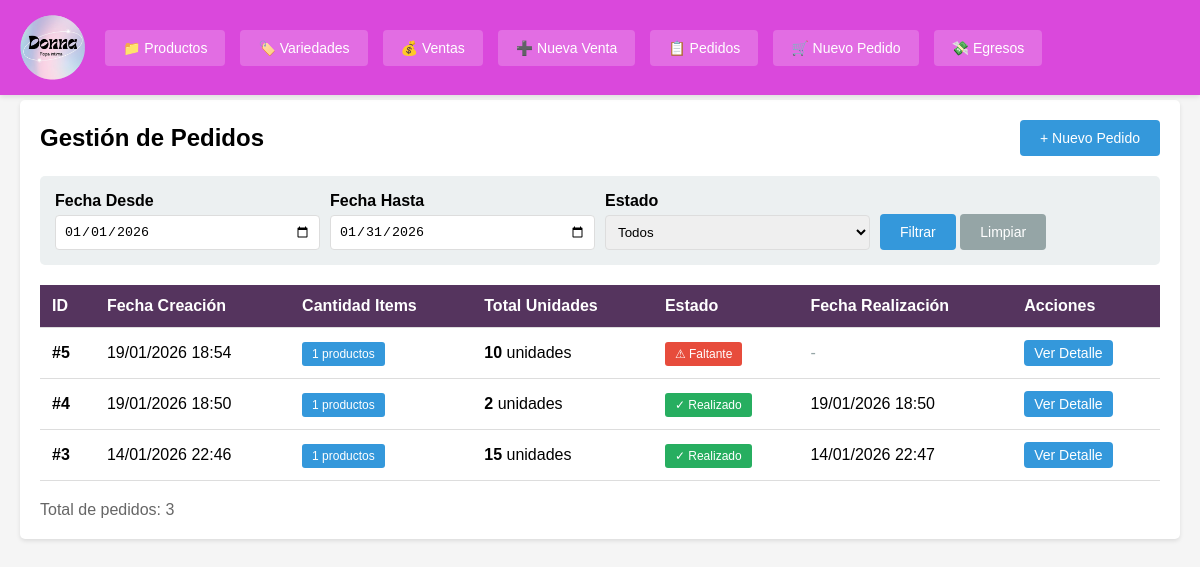
The page /index.php?c=pedido&a=index on the database as committed earlier.
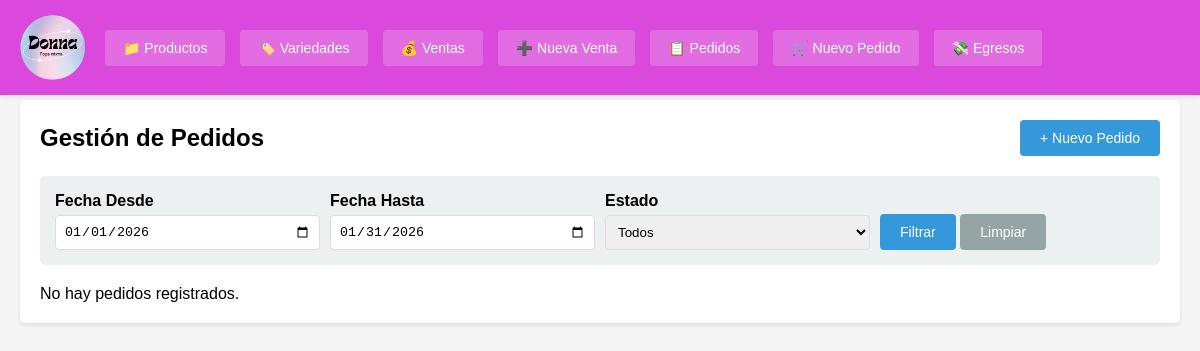
The same page on the database as committed later.
### tables this page shows
CREATE TABLE pedidos (
            id INTEGER PRIMARY KEY AUTOINCREMENT,
            estado VARCHAR(20) DEFAULT 'pendiente',
            observaciones TEXT,
            fecha_creacion DATETIME DEFAULT CURRENT_TIMESTAMP,
            fecha_realizacion DATETIME
        );

### controllers/PedidoController.php (called while the page is built, shortened)
<?php
class PedidoController {
    private $pedidoModel;
    public function __construct() {
        $this->pedidoModel = new Pedido();
    }
    public function index() {
        $filtros = [];
        if (empty($_GET['fecha_desde']) && empty($_GET['fecha_hasta']) && empty($_GET['estado'])) {
            $filtros['fecha_desde'] = date('Y-m-01');
            $filtros['fecha_hasta'] = date('Y-m-t');
        }
        $pedidos = $this->pedidoModel->getAll($filtros);
        $this->render('pedidos/index', [
            'pedidos' => $pedidos,
            'filtros' => $filtros
        ]);
    }
    private function render($view, $data = []) {
        extract($data);
        require BASE_PATH . '/views/' . $view . '.php';
        $content = ob_get_clean();
        require BASE_PATH . '/views/layout.php';
    }
}
?>

### config/database.php (called while the page is built, shortened)
<?php
class Database {
    private static $instance = null;
    private $conn;
    private function __construct() {
        try {
            $this->conn = new PDO('sqlite:' . DB_PATH);
            $this->conn->setAttribute(PDO::ATTR_ERRMODE, PDO::ERRMODE_EXCEPTION);
            $this->conn->setAttribute(PDO::ATTR_DEFAULT_FETCH_MODE, PDO::FETCH_ASSOC);
        } catch(PDOException $e) {
            die("Error de conexión: " . $e->getMessage());
        }
    }
    public static function getInstance() {
        if (self::$instance === null) {
            self::$instance = new self();
        }
        return self::$instance;
    }
    public function getConnection() {
        return $this->conn;
    }
}
?>

### models/Pedido.php (called while the page is built, shortened)
<?php
class Pedido {
    private $db;
    public function __construct() {
        $this->db = Database::getInstance()->getConnection();
    }
    public function getAll($filtros = []) {
        $sql = "SELECT p.*,
                COUNT(pd.id) as cantidad_items,
                SUM(pd.cantidad_solicitada) as total_unidades
                FROM pedidos p
                LEFT JOIN pedido_detalles pd ON p.id = pd.pedido_id
                WHERE 1=1";
        $params = [];
        if (!empty($filtros['fecha_desde'])) {
            $sql .= " AND DATE(p.fecha_creacion) >= ?";
            $params[] = $filtros['fecha_desde'];
        }
        if (!empty($filtros['fecha_hasta'])) {
            $sql .= " AND DATE(p.fecha_creacion) <= ?";
            $params[] = $filtros['fecha_hasta'];
        }
        $sql .= " GROUP BY p.id ORDER BY p.fecha_creacion DESC";
        $stmt = $this->db->prepare($sql);
        $stmt->execute($params);
        return $stmt->fetchAll();
    }
}
?>

### views/pedidos/index.php (the view, shortened to what this page needs)
<div style="display: flex; justify-content: space-between; align-items: center; margin-bottom: 20px;">
    <h2>Gestión de Pedidos</h2>
    <a href="index.php?c=pedido&a=nuevo" class="btn btn-primary">+ Nuevo Pedido</a>
</div>
<div class="filtros">
    <form method="GET" action="index.php">
        <div class="form-group">
            <label for="fecha_desde">Fecha Desde</label>
            <input type="date" id="fecha_desde" name="fecha_desde" value="<?= $filtros['fecha_desde'] ?? '' ?>">
        </div>
        <div class="form-group">
            <label for="fecha_hasta">Fecha Hasta</label>
            <input type="date" id="fecha_hasta" name="fecha_hasta" value="<?= $filtros['fecha_hasta'] ?? '' ?>">
        </div>
        <div class="form-group">
            <label for="estado">Estado</label>
            <select id="estado" name="estado">
                <option value="">Todos</option>
            </select>
        </div>
        <div class="form-group">
            <label>&nbsp;</label>
            <button type="submit" class="btn btn-primary">Filtrar</button>
            <a href="index.php?c=pedido&a=index" class="btn btn-secondary">Limpiar</a>
        </div>
    </form>
</div>
<?php if (empty($pedidos)): ?>
    <p>No hay pedidos registrados.</p>
<?php else: ?>
    <table>
        <thead>
            <tr>
                <th>ID</th>
                <th>Fecha Creación</th>
                <th>Cantidad Items</th>
                <th>Total Unidades</th>
                <th>Estado</th>
                <th>Fecha Realización</th>
                <th>Acciones</th>
            </tr>
        </thead>
        <tbody>
            <?php foreach ($pedidos as $pedido): ?>
                <tr>
                    <td><strong>#<?= $pedido['id'] ?></strong></td>
                    <td><?= date('d/m/Y H:i', strtotime($pedido['fecha_creacion'])) ?></td>
                    <td>
                        <span class="badge" style="background: #3498db;"><?= $pedido['cantidad_items'] ?> productos</span>
                    </td>
                    <td>
                        <strong><?= $pedido['total_unidades'] ?></strong> unidades
                    </td>
                    <td>
                        <?php if ($pedido['estado'] == 'pendiente'): ?>
                            <span class="badge badge-pendiente">⏳ Pendiente</span>
                        <?php elseif ($pedido['estado'] == 'realizado'): ?>
                            <span class="badge badge-realizado">✓ Realizado</span>
                        <?php else: ?>
                            <span class="badge badge-faltante">⚠ Faltante</span>
                        <?php endif; ?>
                    </td>
                    <td>
                        <?php if ($pedido['fecha_realizacion']): ?>
                            <?= date('d/m/Y H:i', strtotime($pedido['fecha_realizacion'])) ?>
                        <?php else: ?>
                            <span style="color: #95a5a6;">-</span>
                        <?php endif; ?>
                    </td>
                    <td>
                        <a href="index.php?c=pedido&a=detalle&id=<?= $pedido['id'] ?>" class="btn btn-primary" style="padding: 5px 10px;">Ver Detalle</a>
                    </td>
                </tr>
            <?php endforeach; ?>
        </tbody>
    </table>
    <div style="margin-top: 20px; color: #666;">
        Total de pedidos: <?= count($pedidos) ?>
    </div>
<?php endif; ?>

### index.php (shortened to what this page needs)
<?php
spl_autoload_register(function ($class) {
    $paths = [
        BASE_PATH . '/models/' . $class . '.php',
        BASE_PATH . '/controllers/' . $class . '.php',
        BASE_PATH . '/helpers/' . $class . '.php'
    ];
    foreach ($paths as $path) {
        if (file_exists($path)) {
            return;
        }
    }
});
require_once BASE_PATH . '/config/database.php';
$controller = $_GET['c'] ?? 'variedad';
$action = $_GET['a'] ?? 'index';
$id = $_GET['id'] ?? null;
$controllerName = ucfirst($controller) . 'Controller';
if (class_exists($controllerName)) {
    $controllerInstance = new $controllerName();
    if (method_exists($controllerInstance, $action)) {
        $controllerInstance->$action($id);
    } else {
        header("HTTP/1.0 404 Not Found");
        echo "Acción no encontrada";
    }
} else {
    header("HTTP/1.0 404 Not Found");
    echo "Controlador no encontrado";
}
?>

### views/layout.php (shortened to what this page needs)
<!DOCTYPE html>
<html lang="es">
<head>
</head>
<body>
    <div class="header">
        <div class="container">
            <div class="header-content">
                <div class="header-logo">
                    <img src="../public/logo.svg" alt="Logo">
                </div>
                <div class="nav" id="mainNav">
                    <a href="index.php?c=productoPadre&a=index">📁 Productos</a>
                    <a href="index.php?c=variedad&a=index">🏷️ Variedades</a>
                    <a href="index.php?c=venta&a=index">💰 Ventas</a>
                    <a href="index.php?c=venta&a=nueva">➕ Nueva Venta</a>
                    <a href="index.php?c=pedido&a=index">📋 Pedidos</a>
                    <a href="index.php?c=pedido&a=nuevo">🛒 Nuevo Pedido</a>
                    <a href="index.php?c=egreso&a=index">💸 Egresos</a>
                </div>
            </div>
        </div>
    </div>
    <div class="container">
        <div class="content">
            <?= $content ?>
        </div>
    </div>
</body>
</html>

### views/layout.php (style rules this page uses)
* { margin: 0; padding: 0; box-sizing: border-box; }
body { font-family: Arial, sans-serif; background: #f5f5f5; padding-top: 80px; }
.header { background: #da48dc; color: white; padding: 15px 0; position: fixed; top: 0; left: 0; right: 0; z-index: 1000; box-shadow: 0 2px 5px rgba(0,0,0,0.1); }
.header .container { max-width: 1200px; margin: 0 auto; padding: 0 20px; }
.header-content { display: flex; align-items: center; justify-content: space-between; gap: 20px; }
.header-logo { display: flex; align-items: center; }
.header-logo img { height: 65px; width: auto; object-fit: contain; }
.nav { display: flex; gap: 15px; flex-wrap: wrap; flex: 1; }
.nav a { color: white; text-decoration: none; padding: 10px 18px; background: rgba(255,255,255,0.2); border-radius: 4px; font-size: 14px; transition: background 0.3s; }
.container { max-width: 1200px; margin: 0 auto; padding: 20px; }
.content { background: white; padding: 20px; border-radius: 5px; box-shadow: 0 2px 4px rgba(0,0,0,0.1); }
.btn { display: inline-block; padding: 10px 20px; text-decoration: none; border-radius: 4px; cursor: pointer; border: none; font-size: 14px; }
.btn-primary { background: #3498db; color: white; }
.btn-secondary { background: #95a5a6; color: white; }
.form-group { margin-bottom: 15px; }
.form-group label { display: block; margin-bottom: 5px; font-weight: bold; }
.form-group input, .form-group textarea, .form-group select { width: 100%; padding: 8px; border: 1px solid #ddd; border-radius: 4px; }
.filtros { background: #ecf0f1; padding: 15px; border-radius: 5px; margin-bottom: 20px; }
.filtros form { display: flex; gap: 10px; flex-wrap: wrap; align-items: flex-end; }
.filtros .form-group { margin-bottom: 0; flex: 1; min-width: 150px; }
table { width: 100%; border-collapse: collapse; margin-top: 20px; }
table th, table td { padding: 12px; text-align: left; border-bottom: 1px solid #ddd; }
table th { background: #55345e; color: white; }
.badge { padding: 5px 10px; border-radius: 3px; font-size: 12px; color: white; }
.badge-realizado { background: #27ae60; }
.badge-faltante { background: #e74c3c; }

Rows that differ between the two databases and show on the page:
removed pedidos: id "5", fecha_creacion "19/01/2026 18:54", cantidad_items "1", total_unidades "10", estado "⚠ Faltante"
removed pedidos: id "4", fecha_creacion "19/01/2026 18:50", cantidad_items "1", total_unidades "2", estado "✓ Realizado", fecha_realizacion "19/01/2026 18:50"
removed pedidos: id "3", fecha_creacion "14/01/2026 22:46", cantidad_items "1", total_unidades "15", estado "✓ Realizado", fecha_realizacion "14/01/2026 22:47"
Other text that changed with them:
count($pedidos): "3" → (not shown)
text no longer shown: "ID Fecha Creación Cantidad Items Total Unidades Estado Fecha Realización Acciones Total de pedidos:"
text now shown: "No hay pedidos registrados."
